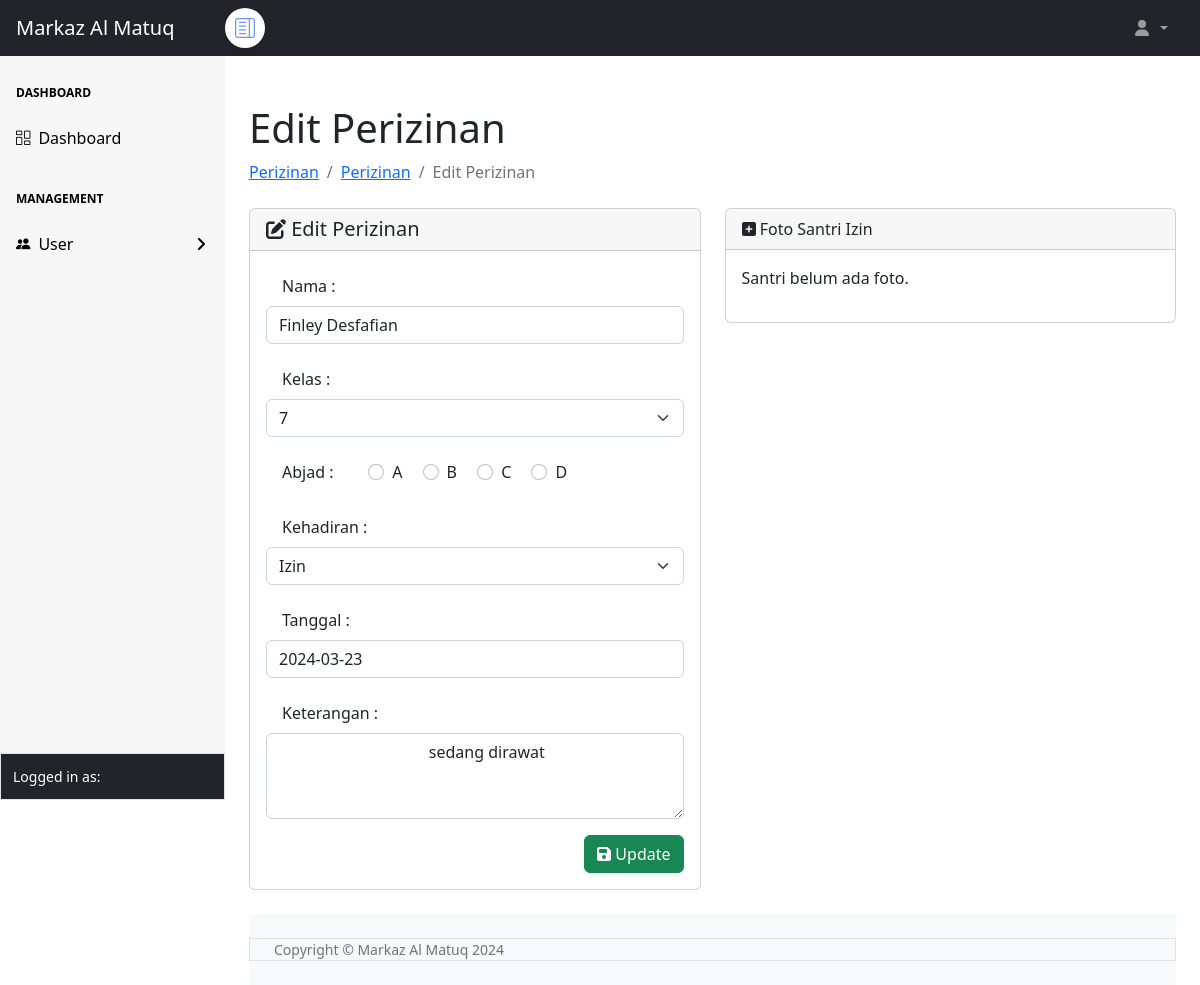
Screenshot of /perizinan/edit-perizinan.php?id=1 (signed in) with the database file from the repository.
### tables this page shows
CREATE TABLE tbl_perizinan (
  id INT AUTO_INCREMENT PRIMARY KEY,
  nama VARCHAR(100) DEFAULT NULL,
  kelas VARCHAR(100) DEFAULT NULL,
  kehadiran enum('Hadir','Izin','Sakit','Alpha') DEFAULT NULL,
  tanggal date DEFAULT NULL,
  keterangan text DEFAULT NULL
);

### perizinan/edit-perizinan.php (the view, shortened to what this page needs)
<?php
require_once "../config.php";
require_once "../template/header.php";
require_once "../template/navbar.php";
require_once "../template/sidebar.php";
$id = $_GET['id'];
$querySantri = mysqli_query($koneksi, "SELECT * FROM tbl_perizinan WHERE id = $id");
$data = mysqli_fetch_array($querySantri);
?>
<div id="layoutSidenav_content">
    <main>
        <div class="container-fluid px-4">
            <h1 class="mt-5">Edit Perizinan</h1>
            <ol class="breadcrumb mb-4">
                <li class="breadcrumb-item "><a href="../perizinan/perizinan.php">Perizinan</a></li>
                <li class="breadcrumb-item "><a href="perizinan.php">Perizinan</a></li>
                <li class="breadcrumb-item active">Edit Perizinan</li>
            </ol>
            <form action="proses-perizinan.php" method="POST" enctype="multipart/form-data">
                <div class="row">
                    <div class="col-xl-6">
                        <div class="card mb-4">
                            <div class="card-header">
                                <span class="h5 my-2"><i class="fa-solid fa-pen-to-square"></i> Edit Perizinan</span>
                            </div>
                            <div class="card-body">
                                <div class="mb-3">
                                    <label for="nama" class="form-label ps-3">Nama</label>
                                    <label for="nama" class="col-sm-1 col-form-label">:</label>
                                    <input type="text" name="nama" class="form-control" value="<?= $data['nama'] ?>" required>
                                </div>
                                <div class="mb-3">
                                    <label for="kelasAngka" class="form-label ps-3">Kelas</label>
                                    <label for="" class="col-sm-1 col-form-label">:</label>
                                    <select name="kelasAngka" id="kelasAngka" class="form-select" required>
                                        <option value="VII" <?= ($data['kelasAngka'] ?? '') === 'VII' ? 'selected' : '' ?>>7</option>
                                    </select>
                                </div>
                                <div class="mb-3">
                                    <label for="kelasAbjad" class="form-label ps-3">Abjad</label>
                                    <label for="" class="col-sm-1 col-form-label">:</label>
                                    <div class="form-check form-check-inline">
                                        <input type="radio" id="abjadA" name="kelasAbjad" value="A" class="form-check-input" <?= ($data['kelasAbjad'] ?? '') === 'A' ? 'checked' : '' ?>>
                                        <label for="abjadA" class="form-check-label">A</label>
                                    </div>
                                    <div class="form-check form-check-inline">
                                        <input type="radio" id="abjadB" name="kelasAbjad" value="B" class="form-check-input" <?= ($data['kelasAbjad'] ?? '') === 'B' ? 'checked' : '' ?>>
                                        <label for="abjadB" class="form-check-label">B</label>
                                    </div>
                                    <div class="form-check form-check-inline">
                                        <input type="radio" id="abjadC" name="kelasAbjad" value="C" class="form-check-input" <?= ($data['kelasAbjad'] ?? '') === 'C' ? 'checked' : '' ?>>
                                        <label for="abjadC" class="form-check-label">C</label>
                                    </div>
                                    <div class="form-check form-check-inline">
                                        <input type="radio" id="abjadD" name="kelasAbjad" value="D" class="form-check-input" <?= ($data['kelasAbjad'] ?? '') === 'D' ? 'checked' : '' ?>>
                                        <label for="abjadD" class="form-check-label">D</label>
                                    </div>
                                </div>
                                <div class="mb-3">
                                    <label for="kehadiran" class="form-label ps-3">Kehadiran</label>
                                    <label for="kehadiran" class="col-sm-1 col-form-label">:</label>
                                    <select name="kehadiran" id="kehadiran" class="form-select" required>
                                        <?php
                                        $kehadiran = ['Hadir', 'Izin', 'Sakit', 'Alpha'];
                                        foreach ($kehadiran as $khdrn) {
                                            if ($data['kehadiran'] == $khdrn) {
                                        ?><option value="<?= $khdrn ?>" selected><?= $khdrn ?></option>
                                            <?php } else { ?>
                                                <option value="<?= $khdrn ?>"><?= $khdrn ?></option>
                                        <?php
                                            }
                                        }
                                        ?>
                                    </select>
                                </div>
                                <div class="mb-3">
                                    <label for="tanggal" class="form-label ps-3">Tanggal</label>
                                    <label for="tanggal" class="col-sm-1 col-form-label">:</label>
                                    <input type="text" name="tanggal" class="form-control" value="<?= $data['tanggal'] ?>" required>
                                </div>
                                <div class="mb-3">
                                    <label for="keterangan" class="form-label ps-3">Keterangan</label>
                                    <label for="" class="col-sm-1 col-form-label">:</label>
                                    <textarea name="keterangan" class="form-control" id="keterangan" name="keterangan" cols="30" rows="3" placeholder="Alasan Izin" maxlength="20" required>
                                    <?= $data['keterangan'] ?></textarea>
                                </div>
                                <button type="submit" name="update" class="btn btn-success float-end">
                                    <i class="fa-solid fa-floppy-disk"></i> Update
                                </button>
                            </div>
                        </div>
                    </div>
                    <div class="col-xl-6">
                        <div class="card mb-4">
                            <div class="card-header">
                                <i class="fa-solid fa-square-plus"></i> Foto Santri Izin
                            </div>
                            <div class="card-body">
                                <div class="mb-3">
                                    <?php
                                    $namaSantri = $data['nama'];
                                    $querySantri = mysqli_query($koneksi, "SELECT foto FROM tbl_siswa WHERE nama = '$namaSantri'");
                                    $dataSantri = mysqli_fetch_array($querySantri);
                                    if ($dataSantri) {
                                        echo '<img src="../asset/image/' . $dataSantri['foto'] . '" alt="Foto Santri" class="mb-3" width="40%">';
                                    } else {
                                        echo '<p>Santri belum ada foto.</p>';
                                    }
                                    ?>
                                </div>
                            </div>
                        </div>
                    </div>
            </form>
        </div>
        <?php
        require_once "../template/footer.php";
        ?>

### rows the page displays
tbl_perizinan: nama "Finley Desfafian", kehadiran "Izin", tanggal "2024-03-23", keterangan "sedang dirawat"
